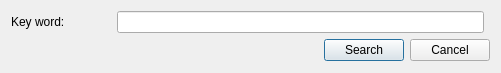
<?xml version="1.0" encoding="UTF-8"?>
<ui version="4.0">
 <class>SearchInTable</class>
 <widget class="QDialog" name="SearchInTable">
  <property name="geometry">
   <rect>
    <x>0</x>
    <y>0</y>
    <width>501</width>
    <height>73</height>
   </rect>
  </property>
  <property name="windowTitle">
   <string>Search in table</string>
  </property>
  <property name="locale">
   <locale language="English" country="UnitedStates"/>
  </property>
  <property name="modal">
   <bool>true</bool>
  </property>
  <layout class="QGridLayout" name="gridLayout">
   <property name="leftMargin">
    <number>11</number>
   </property>
   <property name="topMargin">
    <number>11</number>
   </property>
   <property name="rightMargin">
    <number>11</number>
   </property>
   <property name="bottomMargin">
    <number>11</number>
   </property>
   <item row="0" column="1">
    <widget class="QLineEdit" name="searchEdit"/>
   </item>
   <item row="0" column="0">
    <widget class="QLabel" name="searchLb">
     <property name="minimumSize">
      <size>
       <width>100</width>
       <height>0</height>
      </size>
     </property>
     <property name="text">
      <string>Key word:</string>
     </property>
    </widget>
   </item>
   <item row="1" column="0" colspan="3">
    <layout class="QHBoxLayout" name="horizontalLayout">
     <item>
      <spacer name="horizontalSpacer">
       <property name="orientation">
        <enum>Qt::Horizontal</enum>
       </property>
       <property name="sizeHint" stdset="0">
        <size>
         <width>40</width>
         <height>20</height>
        </size>
       </property>
      </spacer>
     </item>
     <item>
      <widget class="QPushButton" name="searchBtn">
       <property name="text">
        <string>Search</string>
       </property>
      </widget>
     </item>
     <item>
      <widget class="QPushButton" name="cancelBtn">
       <property name="text">
        <string>Cancel</string>
       </property>
      </widget>
     </item>
    </layout>
   </item>
  </layout>
 </widget>
 <tabstops>
  <tabstop>searchBtn</tabstop>
  <tabstop>cancelBtn</tabstop>
 </tabstops>
 <resources/>
 <connections/>
</ui>
